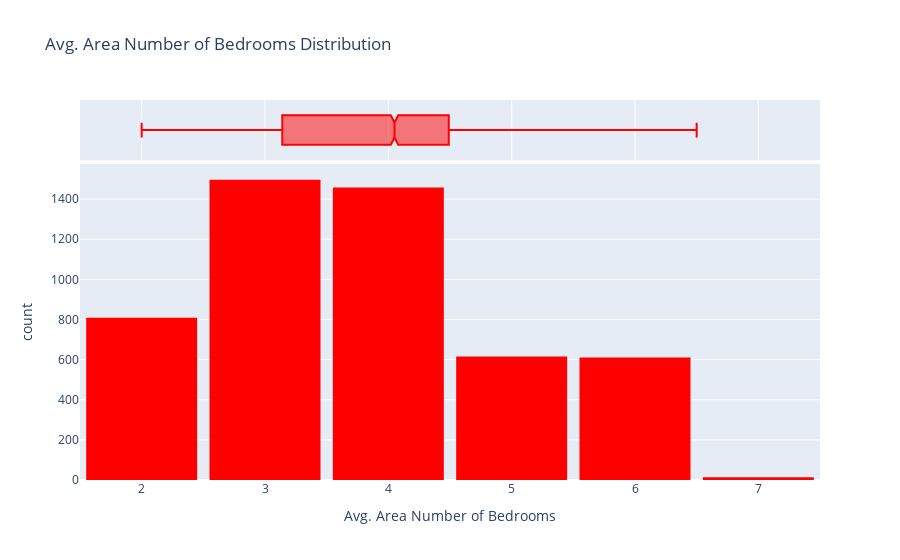

The code cell stored with this chart in its notebook:
### Code cell
fig = px.histogram(dataset_df, x='Avg. Area Number of Bedrooms', title='Avg. Area Number of Bedrooms Distribution', nbins=round(6.5-2+1), color_discrete_sequence=['red'], marginal='box')
fig.update_layout(bargap=0.1)
fig.show()

### Figure 1 — Plotly figure (JSON) as saved in the notebook; plotly's stock layout.template omitted (floating-point values rounded to 4 significant figures; data arrays with more than 128 entries replaced by an {"elided": "..."} marker saying what was removed)
{"data": [{"alignmentgroup": "True", "bingroup": "x", "hovertemplate": "Avg. Area Number of Bedrooms=%{x}<br>count=%{y}<extra></extra>", "legendgroup": "", "marker": {"color": "red", "pattern": {"shape": ""}}, "name": "", "nbinsx": 6, "offsetgroup": "", "orientation": "v", "showlegend": false, "type": "histogram", "x": {"elided": "5000 float values"}, "xaxis": "x", "yaxis": "y"}, {"alignmentgroup": "True", "hovertemplate": "Avg. Area Number of Bedrooms=%{x}<extra></extra>", "legendgroup": "", "marker": {"color": "red"}, "name": "", "notched": true, "offsetgroup": "", "showlegend": false, "type": "box", "x": {"elided": "5000 float values"}, "xaxis": "x2", "yaxis": "y2"}], "layout": {"bargap": 0.1, "barmode": "relative", "legend": {"tracegroupgap": 0}, "title": {"text": "Avg. Area Number of Bedrooms Distribution"}, "xaxis": {"anchor": "y", "domain": [0, 1], "title": {"text": "Avg. Area Number of Bedrooms"}}, "xaxis2": {"anchor": "y2", "domain": [0, 1], "matches": "x", "showgrid": true, "showticklabels": false}, "yaxis": {"anchor": "x", "domain": [0, 0.8316], "title": {"text": "count"}}, "yaxis2": {"anchor": "x2", "domain": [0.8416, 1], "matches": "y2", "showgrid": false, "showline": false, "showticklabels": false, "ticks": ""}}}
